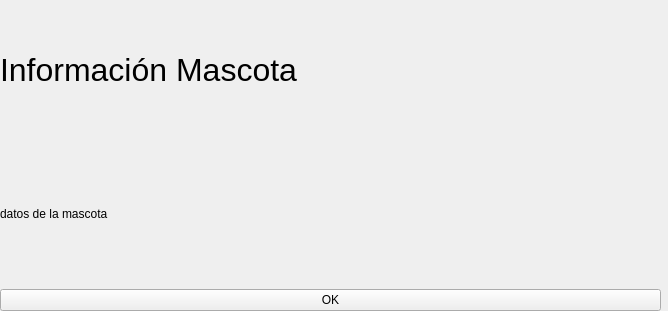
<?xml version="1.0" encoding="UTF-8"?>
<ui version="4.0">
 <class>VentanaSecundaria</class>
 <widget class="QWidget" name="VentanaSecundaria">
  <property name="geometry">
   <rect>
    <x>0</x>
    <y>0</y>
    <width>668</width>
    <height>311</height>
   </rect>
  </property>
  <property name="windowTitle">
   <string>VentanaSecundaria</string>
  </property>
  <widget class="QWidget" name="verticalLayoutWidget">
   <property name="geometry">
    <rect>
     <x>0</x>
     <y>0</y>
     <width>661</width>
     <height>311</height>
    </rect>
   </property>
   <layout class="QVBoxLayout" name="verticalLayout">
    <item>
     <widget class="QLabel" name="label">
      <property name="font">
       <font>
        <family>Arial</family>
        <pointsize>24</pointsize>
       </font>
      </property>
      <property name="text">
       <string>Información Mascota</string>
      </property>
     </widget>
    </item>
    <item>
     <widget class="QLabel" name="label_2">
      <property name="text">
       <string>datos de la mascota</string>
      </property>
     </widget>
    </item>
    <item>
     <widget class="QPushButton" name="pushButton">
      <property name="text">
       <string>OK</string>
      </property>
     </widget>
    </item>
   </layout>
  </widget>
 </widget>
 <resources/>
 <connections/>
</ui>
